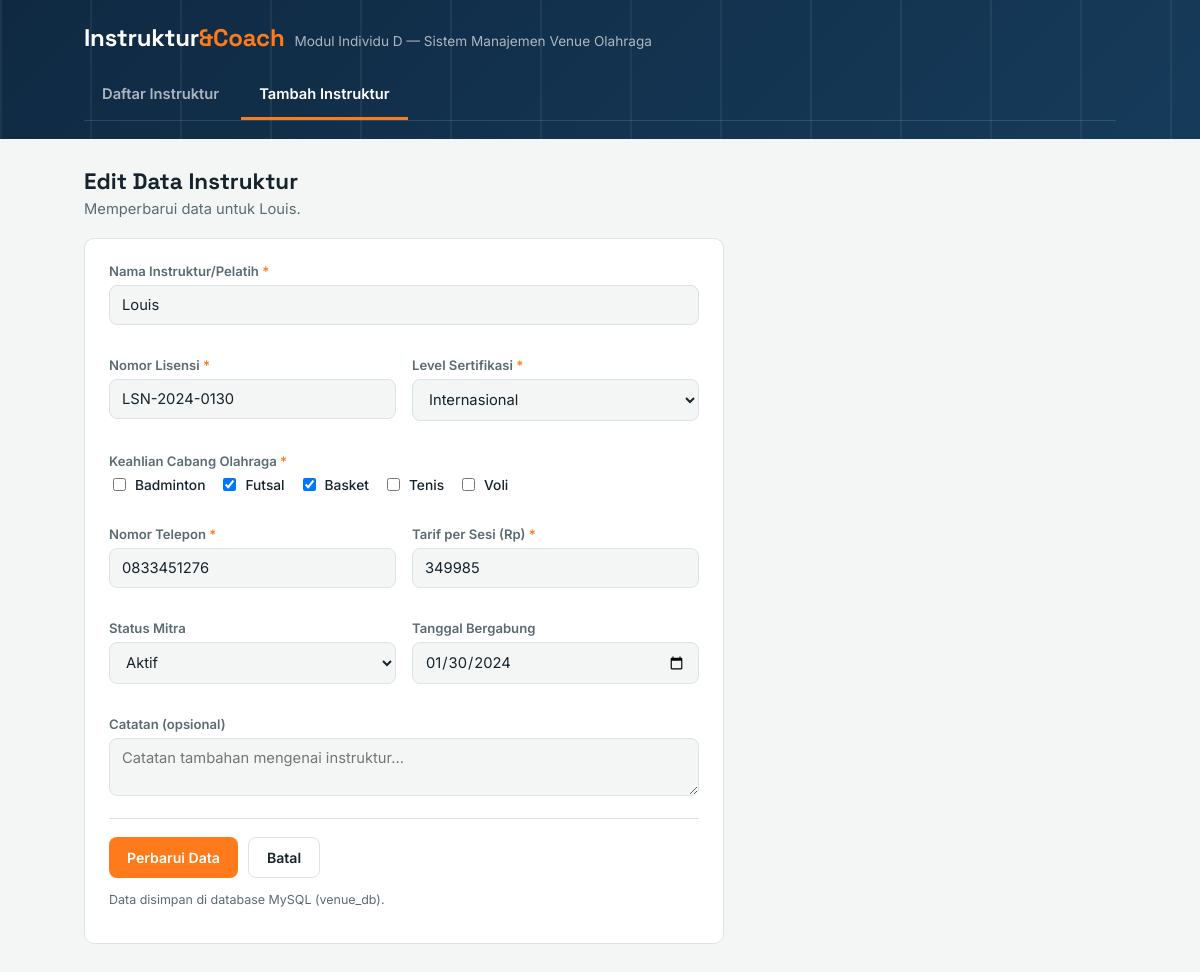
The page /form.php?id=3 on the database its author committed.
### tables this page shows
CREATE TABLE `instruktur` (
  `id` int(11) NOT NULL,
  `nama` varchar(100) NOT NULL,
  `nomor_lisensi` varchar(50) NOT NULL,
  `level_sertifikasi` enum('Daerah','Nasional','Internasional') NOT NULL,
  `cabang` varchar(255) NOT NULL,
  `telepon` varchar(20) NOT NULL,
  `tarif` int(11) NOT NULL,
  `status` enum('Aktif','Nonaktif') NOT NULL DEFAULT 'Aktif',
  `tanggal_gabung` date DEFAULT NULL,
  `catatan` text DEFAULT NULL
);

### form.php (the view, shortened to what this page needs)
<?php
require 'koneksi.php';
function e($s){ return htmlspecialchars((string)$s, ENT_QUOTES, 'UTF-8'); }
$cabangOptions = ['Badminton','Futsal','Basket','Tenis','Voli'];
$id = (int)($_GET['id'] ?? $_POST['id'] ?? 0);
$data = [
    'nama' => '', 'nomor_lisensi' => '', 'level_sertifikasi' => '',
    'cabang' => [], 'telepon' => '', 'tarif' => '',
    'status' => 'Aktif', 'tanggal_gabung' => '', 'catatan' => ''
];
$errors = [];
if ($_SERVER['REQUEST_METHOD'] === 'POST') {
    $data['nama']              = trim($_POST['nama'] ?? '');
    $data['nomor_lisensi']     = trim($_POST['nomor_lisensi'] ?? '');
    $data['level_sertifikasi'] = $_POST['level_sertifikasi'] ?? '';
    $data['cabang']            = array_values(array_intersect($cabangOptions, $_POST['cabang'] ?? []));
    $data['telepon']           = trim($_POST['telepon'] ?? '');
    $data['tarif']             = trim($_POST['tarif'] ?? '');
    $data['status']            = $_POST['status'] ?? 'Aktif';
    $data['tanggal_gabung']    = $_POST['tanggal_gabung'] ?? '';
    $data['catatan']           = trim($_POST['catatan'] ?? '');
    if ($data['nama'] === '')          $errors['nama'] = 'Nama wajib diisi.';
    if ($data['nomor_lisensi'] === '') $errors['lisensi'] = 'Nomor lisensi wajib diisi.';
    if (!in_array($data['level_sertifikasi'], ['Daerah','Nasional','Internasional'])) $errors['level'] = 'Pilih level sertifikasi.';
    if (count($data['cabang']) === 0)  $errors['cabang'] = 'Pilih minimal satu cabang olahraga.';
    if ($data['telepon'] === '')       $errors['telepon'] = 'Nomor telepon wajib diisi.';
    if (!is_numeric($data['tarif']) || $data['tarif'] < 0) $errors['tarif'] = 'Masukkan tarif yang valid.';
    if (!in_array($data['status'], ['Aktif','Nonaktif'])) $data['status'] = 'Aktif';
    if (!isset($errors['lisensi'])) {
        $cek = $conn->prepare("SELECT id FROM instruktur WHERE nomor_lisensi = ? AND id <> ?");
        $cek->bind_param('si', $data['nomor_lisensi'], $id);
        $cek->execute();
        if ($cek->get_result()->num_rows > 0) {
            $errors['lisensi'] = 'Nomor lisensi sudah terdaftar untuk instruktur lain.';
        }
    }
    if (!$errors) {
        $cabangStr = implode(', ', $data['cabang']);
        $tarif     = (int)$data['tarif'];
        $tgl       = $data['tanggal_gabung'] !== '' ? $data['tanggal_gabung'] : null;
        if ($id > 0) {
            $stmt = $conn->prepare(
                "UPDATE instruktur SET nama=?, nomor_lisensi=?, level_sertifikasi=?, cabang=?,
                 telepon=?, tarif=?, status=?, tanggal_gabung=?, catatan=? WHERE id=?"
            );
            $stmt->bind_param('sssssisssi',
                $data['nama'], $data['nomor_lisensi'], $data['level_sertifikasi'], $cabangStr,
                $data['telepon'], $tarif, $data['status'], $tgl, $data['catatan'], $id
            );
        } else {
            $stmt = $conn->prepare(
                "INSERT INTO instruktur (nama, nomor_lisensi, level_sertifikasi, cabang,
                 telepon, tarif, status, tanggal_gabung, catatan)
                 VALUES (?, ?, ?, ?, ?, ?, ?, ?, ?)"
            );
            $stmt->bind_param('sssssisss',
                $data['nama'], $data['nomor_lisensi'], $data['level_sertifikasi'], $cabangStr,
                $data['telepon'], $tarif, $data['status'], $tgl, $data['catatan']
            );
        }
        $stmt->execute();
        header('Location: index.php');
        exit;
    }
} elseif ($id > 0) {
    $stmt = $conn->prepare("SELECT * FROM instruktur WHERE id = ?");
    $stmt->bind_param('i', $id);
    $stmt->execute();
    $row = $stmt->get_result()->fetch_assoc();
    $data = $row;
    $data['cabang']         = explode(', ', $row['cabang']);
    $data['tanggal_gabung'] = $row['tanggal_gabung'] ?? '';
    $data['catatan']        = $row['catatan'] ?? '';
}
?>
<!DOCTYPE html>
<html lang="id">
<head>
<link rel="stylesheet" href="style.css">
</head>
<body>
<div class="topbar">
  <div class="topbar-inner">
    <div class="brand">
      <div class="mark">Instruktur<span>&Coach</span></div>
      <div class="sub">Modul Individu D — Sistem Manajemen Venue Olahraga</div>
    </div>
    <nav class="tabs">
      <a href="index.php">Daftar Instruktur</a>
      <a href="form.php" class="active">Tambah Instruktur</a>
    </nav>
  </div>
</div>
<main>
  <div class="page-head">
    <div>
      <h1 class="page-title"><?= $id ? 'Edit Data Instruktur' : 'Tambah Instruktur Baru' ?></h1>
      <p class="page-desc"><?= $id ? 'Memperbarui data untuk ' . e($data['nama']) . '.' : 'Lengkapi data pelatih mitra untuk didaftarkan ke sistem venue.' ?></p>
    </div>
  </div>
  <form id="instrukturForm" method="post" action="form.php">
    <div class="field-grid">
      <div class="field full <?= isset($errors['nama']) ? 'invalid' : '' ?>">
        <label>Nama Instruktur/Pelatih <span class="req">*</span></label>
        <input type="text" name="nama" placeholder="cth. Andika Pratama" autocomplete="off" value="<?= e($data['nama']) ?>">
      </div>
      <div class="field <?= isset($errors['lisensi']) ? 'invalid' : '' ?>">
        <label>Nomor Lisensi <span class="req">*</span></label>
        <input type="text" name="nomor_lisensi" placeholder="cth. LSN-2024-0091" autocomplete="off" value="<?= e($data['nomor_lisensi']) ?>">
      </div>
      <div class="field <?= isset($errors['level']) ? 'invalid' : '' ?>">
        <label>Level Sertifikasi <span class="req">*</span></label>
        <select name="level_sertifikasi">
          <?php foreach (['Daerah','Nasional','Internasional'] as $lv): ?>
            <option value="<?= $lv ?>" <?= $data['level_sertifikasi'] === $lv ? 'selected' : '' ?>><?= $lv ?></option>
          <?php endforeach; ?>
        </select>
      </div>
      <div class="field full <?= isset($errors['cabang']) ? 'invalid' : '' ?>">
        <label>Keahlian Cabang Olahraga <span class="req">*</span></label>
        <div class="checkgroup">
          <?php foreach ($cabangOptions as $c): ?>
            <label>
              <input type="checkbox" name="cabang[]" value="<?= e($c) ?>" <?= in_array($c, $data['cabang']) ? 'checked' : '' ?>>
              <?= e($c) ?>
            </label>
          <?php endforeach; ?>
        </div>
      </div>
      <div class="field <?= isset($errors['telepon']) ? 'invalid' : '' ?>">
        <label>Nomor Telepon <span class="req">*</span></label>
        <input type="text" name="telepon" placeholder="cth. 081234567890" autocomplete="off" value="<?= e($data['telepon']) ?>">
      </div>
      <div class="field <?= isset($errors['tarif']) ? 'invalid' : '' ?>">
        <label>Tarif per Sesi (Rp) <span class="req">*</span></label>
        <input type="number" name="tarif" placeholder="cth. 150000" min="0" value="<?= e($data['tarif']) ?>">
      </div>
      <div class="field">
        <label>Status Mitra</label>
        <select name="status">
          <option value="Aktif" <?= $data['status'] === 'Aktif' ? 'selected' : '' ?>>Aktif</option>
        </select>
      </div>
      <div class="field">
        <label>Tanggal Bergabung</label>
        <input type="date" name="tanggal_gabung" value="<?= e($data['tanggal_gabung']) ?>">
      </div>
      <div class="field full">
        <label>Catatan (opsional)</label>
        <textarea name="catatan" rows="2" placeholder="Catatan tambahan mengenai instruktur..."><?= e($data['catatan']) ?></textarea>
      </div>
    </div>
    <div class="form-actions">
      <button type="submit" class="btn btn-primary"><?= $id ? 'Perbarui Data' : 'Simpan Data' ?></button>
      <a href="index.php" class="btn btn-ghost">Batal</a>
    </div>
    <p class="form-note">Data disimpan di database MySQL (venue_db).</p>
  </form>
</main>
</body>
</html>

### style.css (style rules this page uses)
:root { box-sizing: border-box; --navy: #0F2942; --navy-2: #163B5A; --orange: #FF7A1A; --orange-dark: #E0640A; --green: #1F9D55; --green-bg: #E7F7ED; --red: #D64545; --red-bg: #FBEAEA; --line: #DCE3E6; --bg: #F3F6F5; --surface: #FFFFFF; --text: #16232C; --text-soft: #5A6B72; --court: #EDF3F1; --radius: 10px; }
* { box-sizing: border-box; }
body { margin:0; background: var(--bg); color: var(--text); font-family: 'Inter', system-ui, sans-serif; -webkit-font-smoothing: antialiased; }
.topbar { background: linear-gradient(135deg, var(--navy) 0%, var(--navy-2) 100%); color: #fff; position: relative; overflow: hidden; }
.topbar::before { content:""; position:absolute; inset:0; background: repeating-linear-gradient(90deg, rgba(255,255,255,0.06) 0 2px, transparent 2px 90px); pointer-events:none; }
.topbar-inner { max-width: 1080px; margin: 0 auto; padding: 22px 24px 18px 24px; position: relative; }
.brand { display:flex; align-items:baseline; gap:10px; flex-wrap:wrap; }
.brand .mark { font-family:'Space Grotesk', sans-serif; font-weight:700; font-size: 1.5rem; letter-spacing: -0.01em; }
.brand .mark span { color: var(--orange); }
.brand .sub { font-size: 0.85rem; color: rgba(255,255,255,0.65); }
nav.tabs { display:flex; gap: 4px; margin-top: 20px; border-bottom: 1px solid rgba(255,255,255,0.12); }
nav.tabs a { color: rgba(255,255,255,0.65); text-decoration:none; font-family:'Inter', sans-serif; font-weight: 600; font-size: 0.92rem; padding: 12px 18px 14px; display:inline-block; border-bottom: 3px solid transparent; transition: color .15s ease, border-color .15s ease; }
nav.tabs a.active { color:#fff; border-bottom-color: var(--orange); }
main { max-width: 1080px; margin: 0 auto; padding: 28px 24px 60px; }
.page-head { display:flex; justify-content:space-between; align-items:flex-end; gap: 16px; flex-wrap: wrap; margin-bottom: 20px; }
h1.page-title { font-family:'Space Grotesk', sans-serif; font-size: 1.4rem; margin: 0 0 4px; }
p.page-desc { margin:0; color: var(--text-soft); font-size: 0.92rem; max-width: 56ch; }
.btn { appearance:none; border:none; border-radius: 8px; padding: 11px 18px; font-family:'Inter', sans-serif; font-weight: 600; font-size: 0.88rem; cursor:pointer; text-decoration:none; display:inline-block; transition: transform .1s ease, background .15s ease; white-space: nowrap; }
.btn-primary { background: var(--orange); color:#fff; }
.btn-ghost { background: transparent; color: var(--text); border: 1px solid var(--line); }
form#instrukturForm { background: var(--surface); border: 1px solid var(--line); border-radius: var(--radius); padding: 24px; max-width: 640px; }
.field-grid { display:grid; grid-template-columns: 1fr 1fr; gap: 16px; }
.field { display:flex; flex-direction:column; gap:6px; margin-bottom:16px; }
.field.full { grid-column: 1 / -1; }
.field label { font-size: 0.82rem; font-weight:600; color: var(--text-soft); }
.field .req { color: var(--orange); }
.field input, .field select, .field textarea { font-family:'Inter', sans-serif; font-size: 0.92rem; padding: 10px 12px; border-radius: 8px; border: 1px solid var(--line); background: var(--bg); color: var(--text); }
.checkgroup { display:flex; flex-wrap:wrap; gap: 8px 14px; }
.checkgroup label { display:flex; align-items:center; gap:6px; font-size: 0.86rem; font-weight:500; color: var(--text); }
.form-actions { display:flex; gap: 10px; margin-top: 6px; padding-top: 18px; border-top: 1px solid var(--line); }
.form-note { font-size: 0.78rem; color: var(--text-soft); margin-top: 14px; }

### rows shown on the page
instruktur: nama "Louis", nomor_lisensi "LSN-2024-0130", level_sertifikasi "Internasional", telepon "0833451276", tarif "349985", status "Aktif", tanggal_gabung "01/30/2024"

### other values the page prints
$c "Badminton"
$c "Futsal"
$c "Basket"
$c "Tenis"
$c "Voli"
